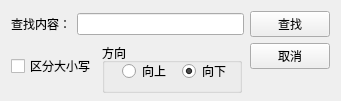
<?xml version="1.0" encoding="UTF-8"?>
<ui version="4.0">
 <class>FindWin</class>
 <widget class="QWidget" name="FindWin">
  <property name="geometry">
   <rect>
    <x>0</x>
    <y>0</y>
    <width>341</width>
    <height>101</height>
   </rect>
  </property>
  <property name="minimumSize">
   <size>
    <width>0</width>
    <height>100</height>
   </size>
  </property>
  <property name="maximumSize">
   <size>
    <width>16777215</width>
    <height>101</height>
   </size>
  </property>
  <property name="windowTitle">
   <string>查找</string>
  </property>
  <layout class="QVBoxLayout" name="verticalLayout">
   <item>
    <layout class="QHBoxLayout" name="horizontalLayout">
     <item>
      <widget class="QLabel" name="label">
       <property name="text">
        <string>查找内容：</string>
       </property>
      </widget>
     </item>
     <item>
      <widget class="QLineEdit" name="findTxt"/>
     </item>
     <item>
      <widget class="QPushButton" name="findBtn">
       <property name="minimumSize">
        <size>
         <width>80</width>
         <height>0</height>
        </size>
       </property>
       <property name="maximumSize">
        <size>
         <width>80</width>
         <height>16777215</height>
        </size>
       </property>
       <property name="text">
        <string>查找</string>
       </property>
      </widget>
     </item>
    </layout>
   </item>
   <item>
    <layout class="QHBoxLayout" name="horizontalLayout_2">
     <item>
      <widget class="QCheckBox" name="upCaseCb">
       <property name="text">
        <string>区分大小写</string>
       </property>
      </widget>
     </item>
     <item>
      <widget class="QGroupBox" name="groupBox">
       <property name="minimumSize">
        <size>
         <width>140</width>
         <height>50</height>
        </size>
       </property>
       <property name="maximumSize">
        <size>
         <width>140</width>
         <height>50</height>
        </size>
       </property>
       <property name="title">
        <string>方向</string>
       </property>
       <widget class="QRadioButton" name="upRb">
        <property name="geometry">
         <rect>
          <x>20</x>
          <y>20</y>
          <width>51</width>
          <height>16</height>
         </rect>
        </property>
        <property name="text">
         <string>向上</string>
        </property>
       </widget>
       <widget class="QRadioButton" name="downRb">
        <property name="geometry">
         <rect>
          <x>80</x>
          <y>20</y>
          <width>51</width>
          <height>16</height>
         </rect>
        </property>
        <property name="text">
         <string>向下</string>
        </property>
        <property name="checked">
         <bool>true</bool>
        </property>
       </widget>
      </widget>
     </item>
     <item>
      <spacer name="horizontalSpacer">
       <property name="orientation">
        <enum>Qt::Horizontal</enum>
       </property>
       <property name="sizeHint" stdset="0">
        <size>
         <width>40</width>
         <height>20</height>
        </size>
       </property>
      </spacer>
     </item>
     <item alignment="Qt::AlignTop">
      <widget class="QPushButton" name="cancelBtn">
       <property name="minimumSize">
        <size>
         <width>80</width>
         <height>0</height>
        </size>
       </property>
       <property name="maximumSize">
        <size>
         <width>80</width>
         <height>16777215</height>
        </size>
       </property>
       <property name="text">
        <string>取消</string>
       </property>
      </widget>
     </item>
    </layout>
   </item>
  </layout>
 </widget>
 <resources/>
 <connections/>
</ui>
